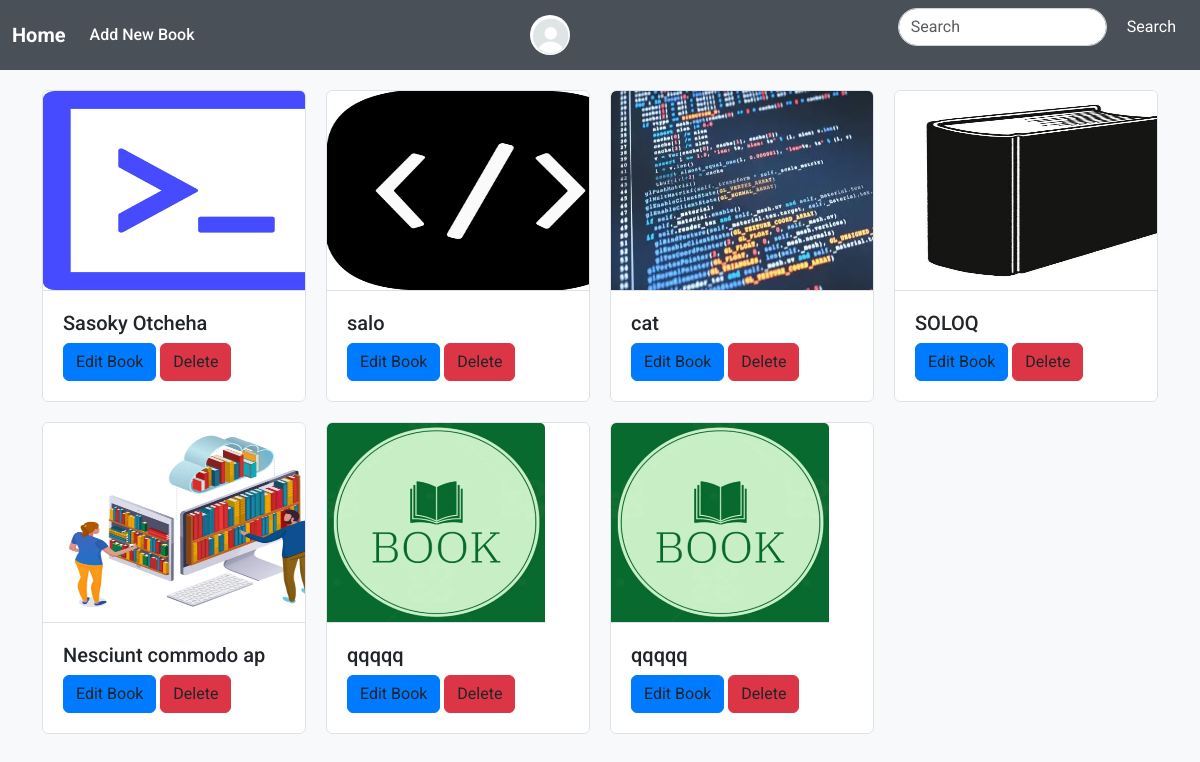
/ (signed in), run on an earlier commit of the app's database.
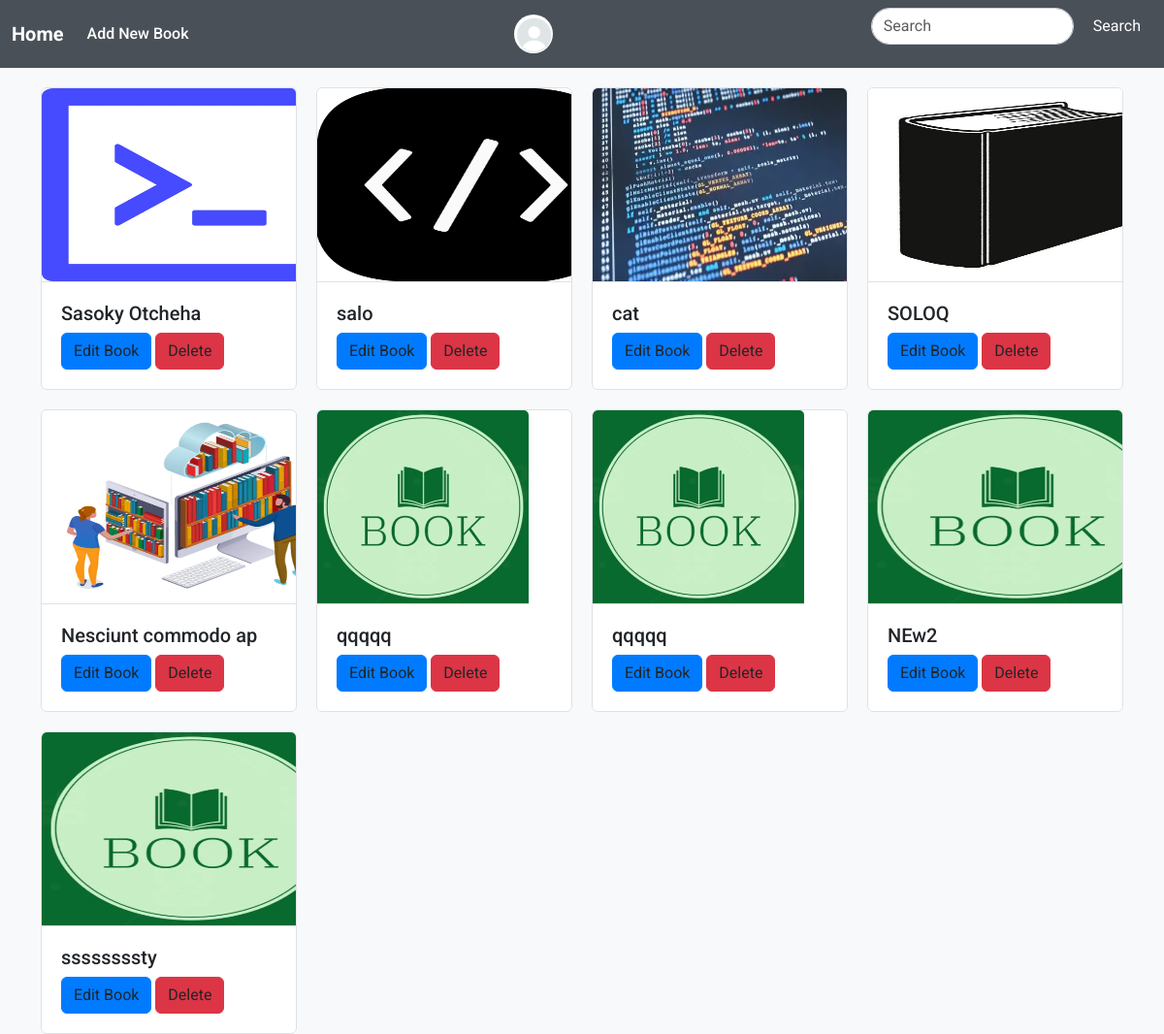
And on a later commit of the database.
### userauths/models.py (models this page shows, shortened)
class User(AbstractUser):
    first_name = models.CharField(max_length=255, null=True, blank=True)
    last_name = models.CharField(max_length=255, null=True, blank=True)
    username = models.CharField(max_length=255, unique=True, null=True, blank=True)
    email = models.EmailField(unique=True)
    USERNAME_FIELD = "email"
    REQUIRED_FIELDS = ['username']

class Profile(models.Model):
    user = models.OneToOneField(User, on_delete=models.CASCADE)
    cover_images = models.ImageField(upload_to='Images_Profile', null=True, blank=True, default='default.png')
    phone = models.CharField(max_length=200, null=True ,blank=True)
    address = models.CharField(max_length=200 ,null=True ,blank=True)
    verified = models.BooleanField(default=False)

### book/models.py (models this page shows, shortened)
class Book(models.Model):
    title = models.CharField(max_length=200)
    author = models.CharField(max_length=200, blank=True)
    photo_book = models.ImageField(upload_to='photos_books', null='True', blank=True, default='book.jpg')
    photo_author = models.ImageField(upload_to='photos_authors', null=True, blank=True)
    pages = models.IntegerField()
    price = models.DecimalField(max_digits=5, decimal_places=2,null=True, blank=True)
    descripition = models.TextField(null=True, blank=True)
    created_at = models.DateTimeField(auto_now_add=True)
    active = models.BooleanField(default=True)
    status = models.CharField(max_length=50, choices=status_books, null=True, blank=True)

### book/views.py (the view)
# urls.py: path('', BookListView.as_view(), name='book'),
class BookListView(LoginRequiredMixin, ListView):
    model = Book
    template_name = 'book/home.html'
    context_object_name = 'books'
    def get_queryset(self):
        query = self.request.GET.get('search', '')
        return Book.objects.filter(
            Q(title__icontains=query) | Q(author__icontains=query)
        ).distinct()
    def get_context_data(self, **kwargs):
        context = super().get_context_data(**kwargs)
        context['query'] = self.request.GET.get('search', '')
        return context

### book/templates/book/home.html (shortened to what this page needs)
{% extends 'base.html' %}
{% load static %}
{% block body %}
<head>
</head>
    <div class="container">
        <div class="grid-container">
            {% for book in books %}
                <div class="card">
                    <a href="{% url 'book:book_details' book.pk %}">
                        {% if book.photo_book %}
                            <img src="{{ book.photo_book.url }}" style="width:306.9px; height:200px;" class="card-img-top" alt="Sample Image">
                        {% else %}
                            <img src="{% static 'assets/img/book.jpg' %}" style="width:218px; height:200px;" class="card-img-top" alt="Default Image">
                        {% endif %}
                    </a>
                    <div class="card-body">
                        <a href="{% url 'book:book_details' book.pk %}" style="text-decoration: none;"><h5 class="card-title">{{book.title}}</h5></a>
                        <a href="{% url 'book:edit_book' book.pk %}" class="btn btn-primary">Edit Book</a>
                        <a href="{% url 'book:delete_book' book.pk %}" class="btn btn-danger">Delete</a>
                    </div>
                </div>
            {% endfor %}
        </div>
    </div>
{% endblock body %}

### templates/base.html (shortened to what this page needs)
{% load static %}
{% load django_bootstrap5 %}
{% bootstrap_css %}
<!DOCTYPE html>
<html lang="en">
<head>
    <link rel="stylesheet" href="https://cdnjs.cloudflare.com/ajax/libs/animate.css/4.1.1/animate.min.css"/>
</head>
<body>
    <nav class="navbar navbar-expand-lg navbar-dark">
        <div class="container-fluid">
            <a class="navbar-brand" href="/">Home</a>
            <div class="collapse navbar-collapse" id="navbarSupportedContent">
                <ul class="navbar-nav me-auto mb-2 mb-lg-0">
                    <li class="nav-item">
                        <a class="nav-link" href="{% url 'book:add_book' %}">Add New Book</a>
                    </li>
                </ul>
                <button class="btn dropdown-toggle" type="button" id="dropdownMenuButton" data-bs-toggle="dropdown" aria-expanded="false">
                    <img src="{{ user.profile.cover_images.url }}" alt="User" class="user-img">
                </button>
                <form class="d-flex ms-auto" role="search" method="get" action="">
                    <input class="form-control me-2" type="search" name="search" placeholder="Search" aria-label="Search" value="{{ query }}">
                    <button class="btn btn-outline-light" type="submit">Search</button>
                </form>
            </div>
        </div>
    </nav>
    {% block body %}{% endblock body %}
</body>
</html>

### templates/base.html (style rules this page uses)
body { font-family: 'Roboto', sans-serif; background-color: #f8f9fa; margin: 0; padding: 0; animation: fade-in 0.5s ease-out forwards; }
.navbar { background-color: #343a40; transition: background-color 0.3s ease; }
.navbar-brand { color: #ffffff; font-weight: 700; transition: color 0.3s ease; }
.navbar-nav .nav-link { color: #ffffff; font-weight: 500; transition: color 0.3s ease; }
.dropdown-toggle::after { display: none; }
.user-img { width: 40px; height: 40px; border-radius: 50%; object-fit: cover; border: none; background: transparent; box-shadow: none; transition: transform 0.3s ease; }
.form-control { border-radius: 20px; border-color: #ced4da; transition: border-color 0.3s ease; }
.btn-outline-light { color: #ffffff; border-color: #ffffff; transition: background-color 0.3s ease, color 0.3s ease; border: none; }
.btn { transition: background-color 0.3s ease, transform 0.3s ease; }

### book/templates/book/home.html (style rules this page uses)
.container { margin-top: 20px; }
.grid-container { display: grid; grid-template-columns: repeat(4, 1fr); gap: 20px; }
.card { border: 1px solid #dee2e6; border-radius: 0.375rem; overflow: hidden; display: flex; flex-direction: column; height: 100%; transition: transform 0.4s ease, box-shadow 0.4s ease, opacity 0.4s ease; opacity: 0; animation: fadeInUp 1s forwards; perspective: 1000px; }
.card img { width: 100%; height: auto; border-bottom: 1px solid #dee2e6; transition: transform 0.4s ease, filter 0.4s ease; }
.card-body { padding: 20px; flex-grow: 1; }
.btn-primary { background-color: #007bff; border-color: #007bff; transition: background-color 0.3s ease, transform 0.3s ease; }
.btn-danger { background-color: #dc3545; border-color: #dc3545; transition: background-color 0.3s ease, transform 0.3s ease; }
.card a { text-decoration: none; color: inherit; transition: color 0.3s ease; }

What changed in the data, as far as the page shows it:
added Book: photo_book (picture), title "NEw2"
added Book: photo_book (picture), title "ssssssssty"
